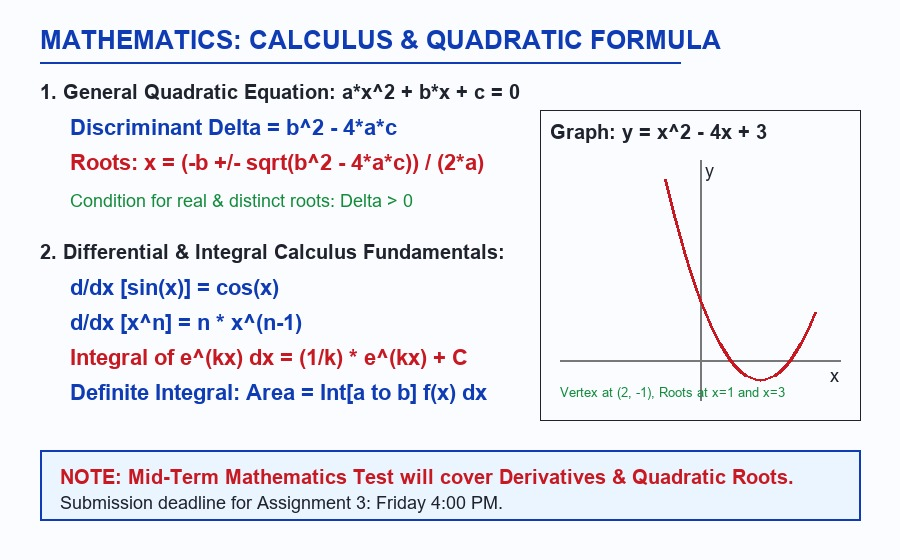
#> input picture data/sample_boards/math_whiteboard.jpg, 900 x 560 px
$ python -i vision_preprocessor.py   (imports and definitions only)
#> lines starting #> are read from the running program, lines starting #| are printed output that depends on the picture
#> further down, picture is the input picture: shape (560, 900, 3); mean B, G, R 242.4, 235.7, 234.8
"""
NetraShiksha AI - Computer Vision Preprocessor Engine
Performs blackboard/whiteboard classification, glare suppression, adaptive contrast enhancement,
and multi-ROI bounding box segmentation for text, mathematical formulas, and scientific diagrams.
"""

import cv2
import numpy as np
import base64
import io
from PIL import Image

class BoardVisionPreprocessor:
    def __init__(self):
        pass

    # [40 lines left out: function detect_board_type, not called in this run]

    def enhance_board(self, bgr_img: np.ndarray) -> np.ndarray:
        """Applies adaptive contrast enhancement, glare suppression, and bilateral noise removal."""
        # Convert to LAB color space for luminance enhancement
        lab = cv2.cvtColor(bgr_img, cv2.COLOR_BGR2LAB)
#> lab: shape (560, 900, 3); mean of channels 0, 1, 2 238.1, 129.5, 124.5
        l, a, b = cv2.split(lab)
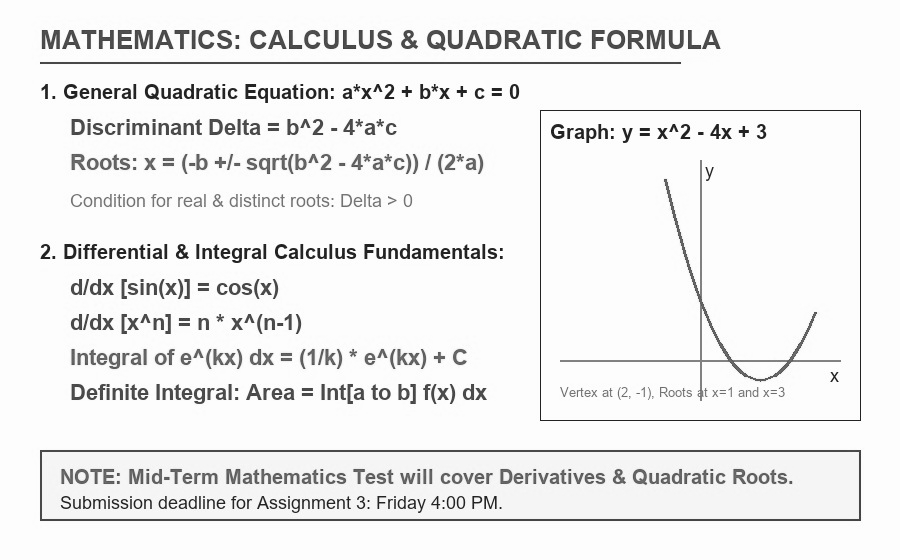
#> l: shape (560, 900); min 19, max 255, mean 238.1
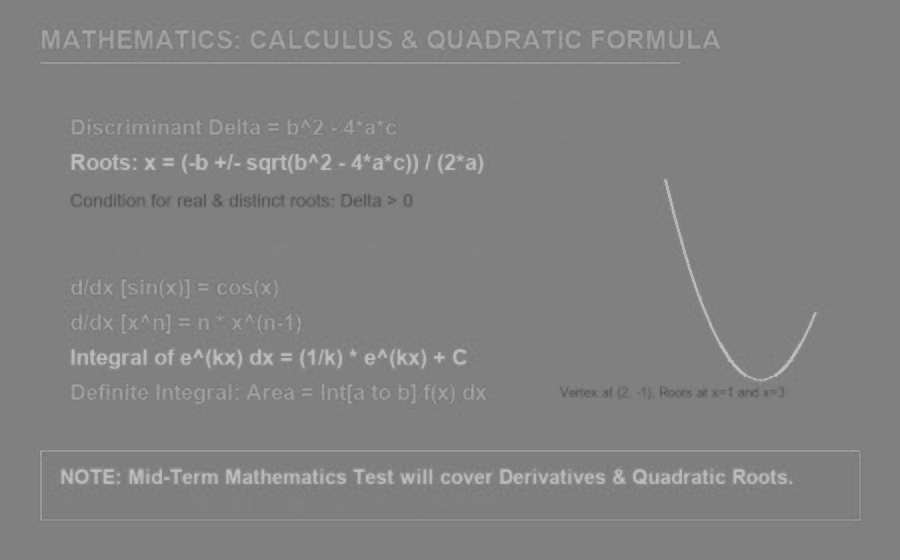
#> a: shape (560, 900); min 83, max 194, mean 129.5
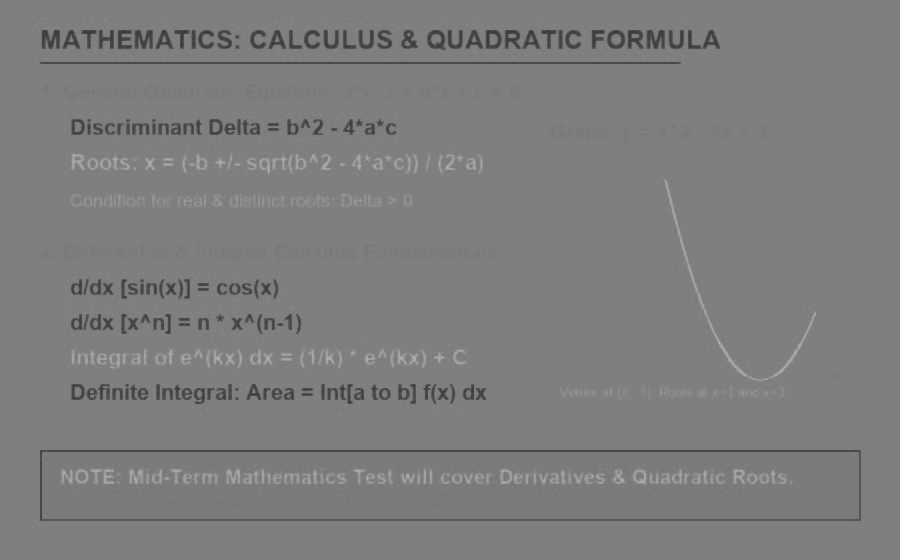
#> b: shape (560, 900); min 53, max 175, mean 124.5

        # CLAHE (Contrast Limited Adaptive Histogram Equalization) on L channel
        clahe = cv2.createCLAHE(clipLimit=3.0, tileGridSize=(8, 8))
        cl = clahe.apply(l)

        limg = cv2.merge((cl, a, b))
#> limg: shape (560, 900, 3); mean of channels 0, 1, 2 231.9, 129.5, 124.5
        enhanced_bgr = cv2.cvtColor(limg, cv2.COLOR_LAB2BGR)
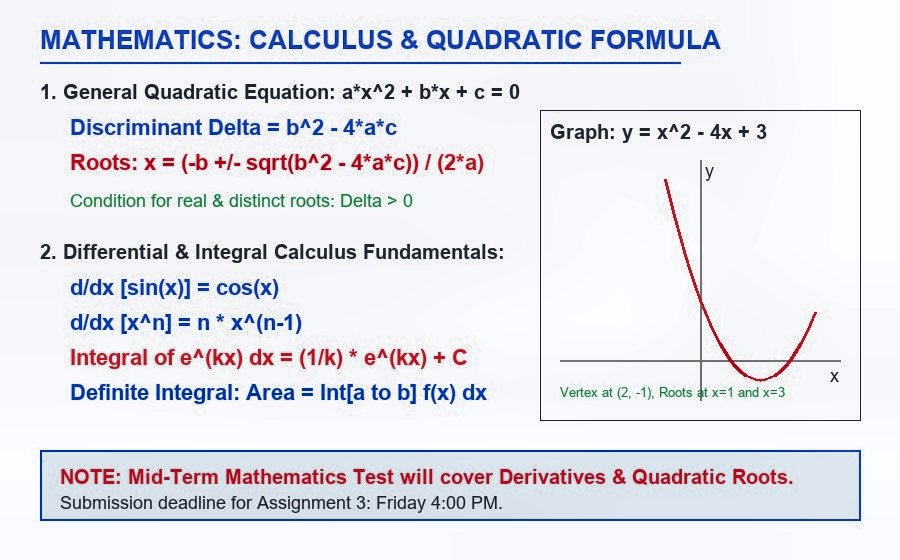
#> enhanced_bgr: shape (560, 900, 3); mean B, G, R 236.3, 229.3, 227.6

        # Bilateral filter to smooth chalk dust/reflections while keeping edges crisp
        smooth = cv2.bilateralFilter(enhanced_bgr, d=7, sigmaColor=50, sigmaSpace=50)

        # Slight unsharp masking
        gaussian = cv2.GaussianBlur(smooth, (0, 0), 2.0)
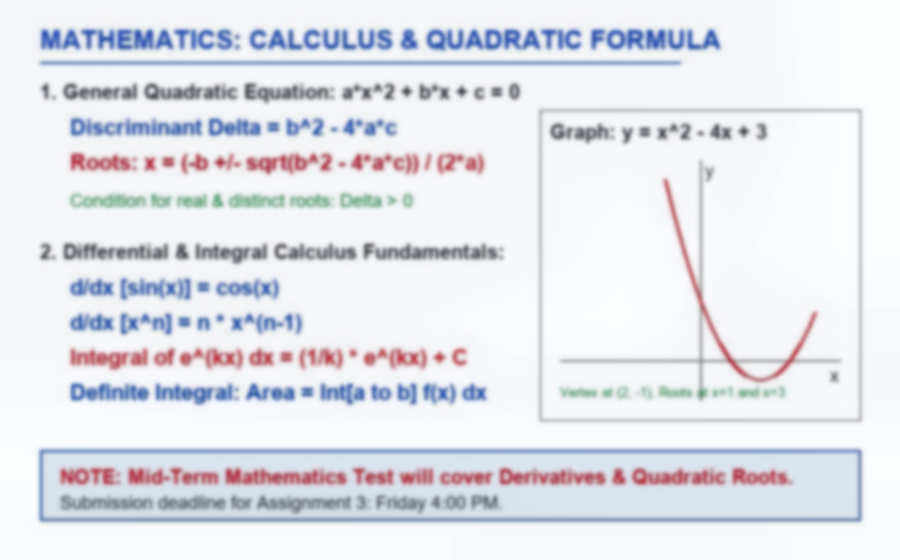
#> gaussian: shape (560, 900, 3); mean B, G, R 236.4, 229.4, 227.8
        unsharp = cv2.addWeighted(smooth, 1.3, gaussian, -0.3, 0)
        return unsharp

    # [90 lines left out: functions segment_rois, img_to_base64, not called in this run]

>>> import cv2
>>> picture = cv2.imread('../../data/sample_boards/math_whiteboard.jpg')
>>> result = BoardVisionPreprocessor().enhance_board(picture)
